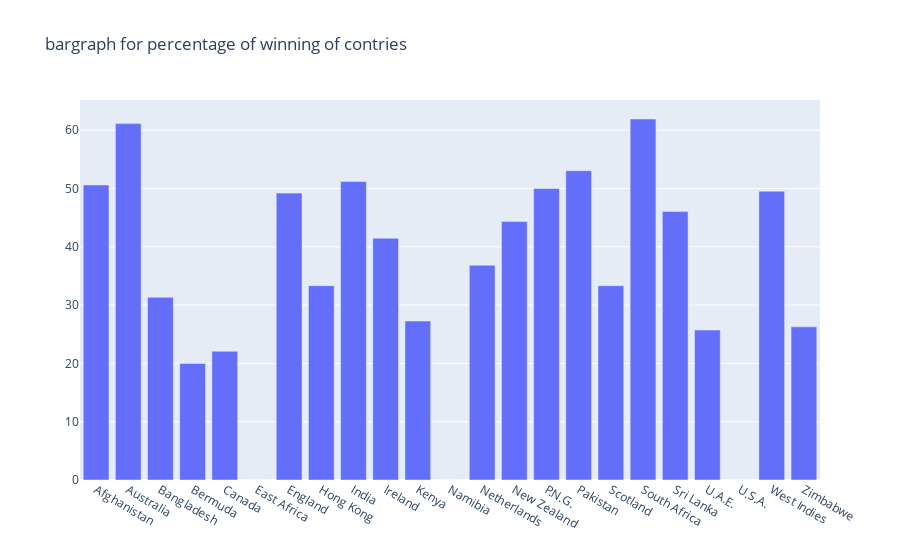

This figure's notebook cell:
### Code cell
data  = [go.Bar(x =Final.index,y =Final[0])]
layout = go.Layout(title ='bargraph for percentage of winning of contries')
fig =go.Figure(data,layout)
plo.iplot(fig)

### Figure 1 — Plotly figure (JSON) as saved in the notebook; plotly's stock layout.template omitted (floating-point values rounded to 4 significant figures)
{"data": [{"type": "bar", "x": ["Afghanistan", "Australia", "Bangladesh", "Bermuda", "Canada", "East Africa", "England", "Hong Kong", "India", "Ireland", "Kenya", "Namibia", "Netherlands", "New Zealand", "P.N.G.", "Pakistan", "Scotland", "South Africa", "Sri Lanka", "U.A.E.", "U.S.A.", "West Indies", "Zimbabwe"], "y": [50.6, 61.13, 31.34, 20, 22.08, 0, 49.21, 33.33, 51.18, 41.46, 27.27, 0, 36.84, 44.32, 50, 53.05, 33.33, 61.92, 46.04, 25.71, 0, 49.54, 26.27]}], "layout": {"title": {"text": "bargraph for percentage of winning of contries"}}}
